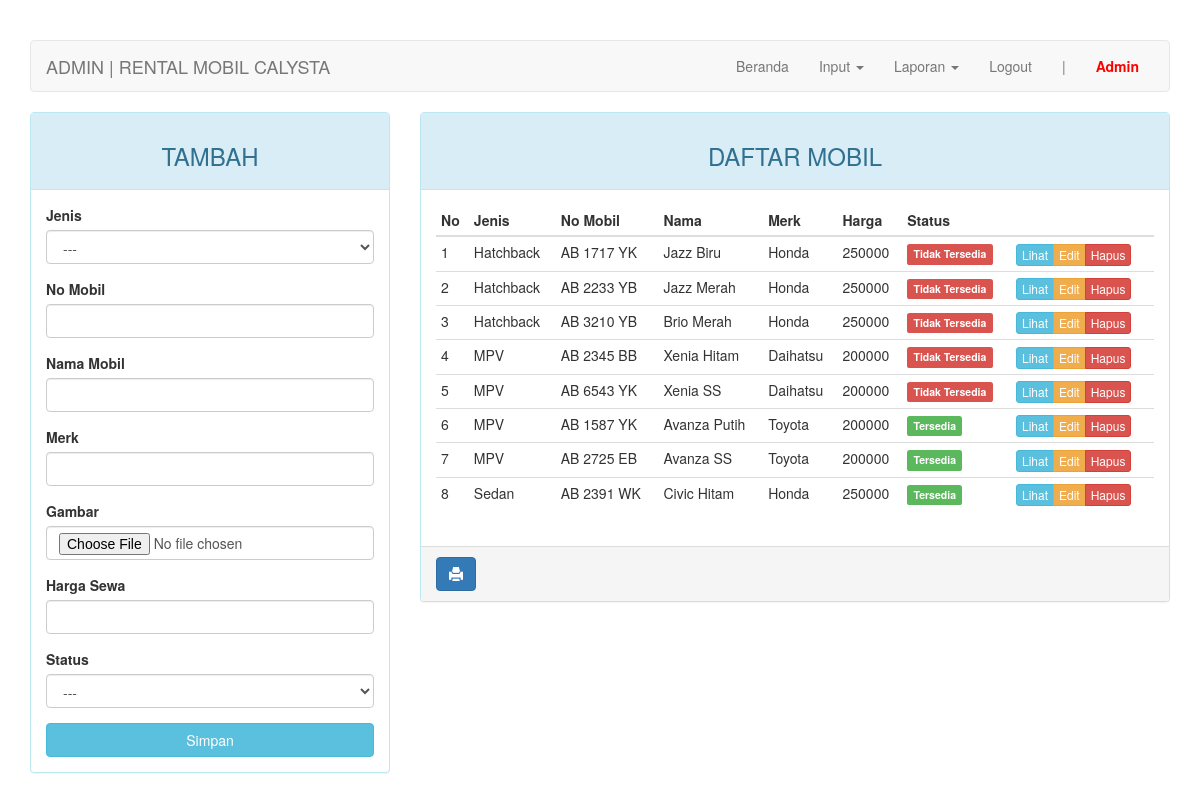
The app's page /admin/index.php?page=mobil (signed in), older data.
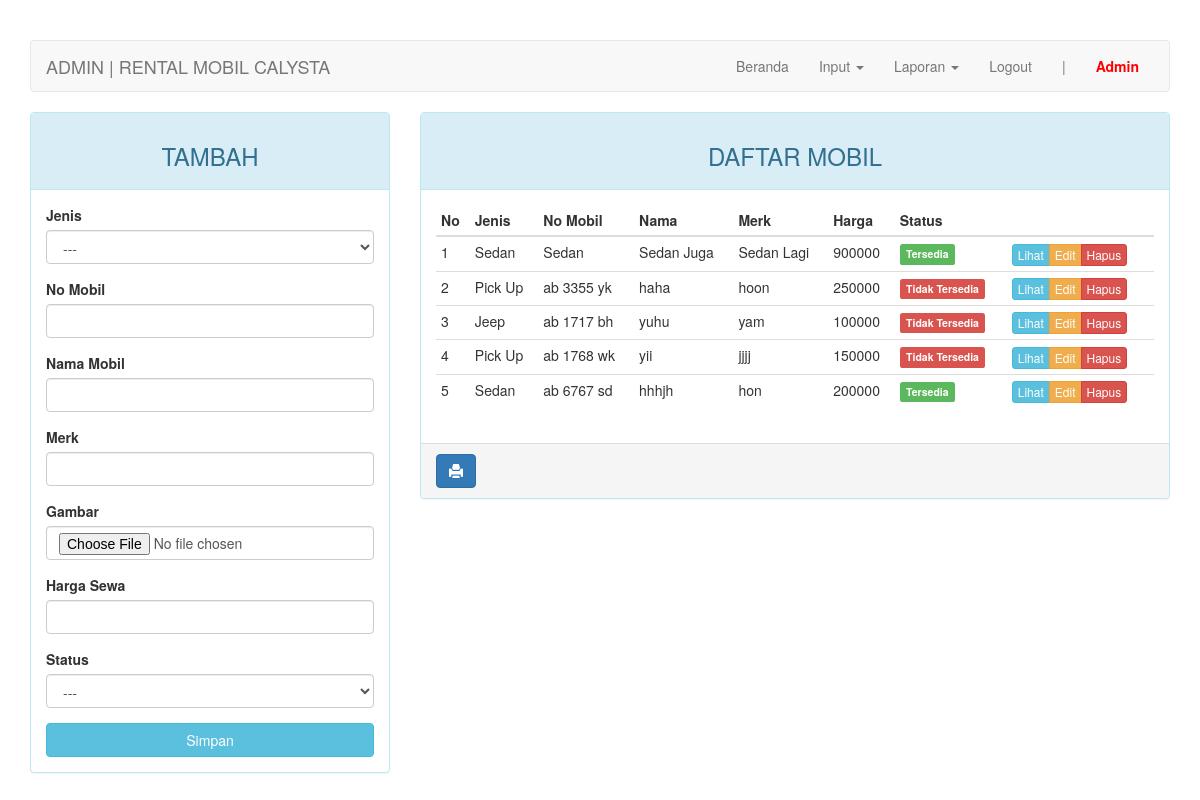
The same page, newer data.
### tables this page shows
CREATE TABLE `mobil` (
  `id_mobil` int(11) NOT NULL,
  `id_jenis` int(4) NOT NULL,
  `no_mobil` varchar(10) NOT NULL,
  `merk` varchar(20) NOT NULL,
  `nama_mobil` varchar(30) NOT NULL,
  `gambar` varchar(100) NOT NULL,
  `harga` int(7) NOT NULL,
  `status` enum('0','1') NOT NULL
);

CREATE TABLE `jenis` (
  `id_jenis` int(4) NOT NULL,
  `nama` varchar(30) NOT NULL
);

### admin/page/mobil.php (the view, shortened to what this page needs)
<?php
$update = (isset($_GET['action']) AND $_GET['action'] == 'update') ? true : false;
?>
<div class="row">
	<div class="col-md-4 hidden-print">
	    <div class="panel panel-<?= ($update) ? "warning" : "info" ?>">
	        <div class="panel-heading"><h3 class="text-center"><?= ($update) ? "EDIT" : "TAMBAH" ?></h3></div>
	        <div class="panel-body">
	            <form action="<?=$_SERVER['REQUEST_URI']?>" method="POST" enctype="multipart/form-data">
	                <div class="form-group">
	                    <label for="id_jenis">Jenis</label>
											<select class="form-control" name="id_jenis">
												<option>---</option>
											</select>
	                </div>
	                <div class="form-group">
	                    <label for="no_mobil">No Mobil</label>
	                    <input type="text" name="no_mobil" class="form-control" <?= (!$update) ?: 'value="'.$row["no_mobil"].'"' ?>>
	                </div>
	                <div class="form-group">
	                    <label for="nama_mobil">Nama Mobil</label>
	                    <input type="text" name="nama_mobil" class="form-control" <?= (!$update) ?: 'value="'.$row["nama_mobil"].'"' ?>>
	                </div>
	                <div class="form-group">
	                    <label for="merk">Merk</label>
	                    <input type="text" name="merk" class="form-control" <?= (!$update) ?: 'value="'.$row["merk"].'"' ?>>
	                </div>
	                <div class="form-group">
	                    <label for="gambar">Gambar</label>
	                    <input type="file" name="gambar" class="form-control">
	                </div>
	                <div class="form-group">
	                    <label for="harga">Harga Sewa</label>
	                    <input type="text" name="harga" class="form-control" <?= (!$update) ?: 'value="'.$row["harga"].'"' ?>>
	                </div>
	                <div class="form-group">
	                    <label for="status">Status</label>
											<select class="form-control" name="status">
												<option>---</option>
											</select>
	                </div>
	                <button type="submit" class="btn btn-<?= ($update) ? "warning" : "info" ?> btn-block">Simpan</button>
	            </form>
	        </div>
	    </div>
	</div>
	<div class="col-md-8">
	    <div class="panel panel-info">
	        <div class="panel-heading"><h3 class="text-center">DAFTAR MOBIL</h3></div>
	        <div class="panel-body">
	            <table class="table table-condensed">
	                <thead>
	                    <tr>
	                        <th>No</th>
	                        <th>Jenis</th>
	                        <th>No Mobil</th>
	                        <th>Nama</th>
	                        <th>Merk</th>
	                        <th>Harga</th>
	                        <th>Status</th>
	                        <th class="hidden-print"></th>
	                    </tr>
	                </thead>
	                <tbody>
	                    <?php $no = 1; ?>
	                    <?php if ($query = $connection->query("SELECT * FROM mobil JOIN jenis USING(id_jenis)")): ?>
	                        <?php while($row = $query->fetch_assoc()): ?>
	                        <tr>
	                            <td><?=$no++?></td>
															<td><?=$row['nama']?></td>
															<td><?=$row['no_mobil']?></td>
															<td><?=$row['nama_mobil']?></td>
															<td><?=$row['merk']?></td>
															<td><?=$row['harga']?></td>
															<td><span class="label label-<?=($row['status']) ? "success" : "danger" ?>"><?=($row['status']) ? "Tersedia" : "Tidak Tersedia" ?></span></td>
	                            <td class="hidden-print">
	                                <div class="btn-group">
	                                    <a href="../assets/img/mobil/<?=$row['gambar']?>" class="btn btn-info btn-xs fancybox">Lihat</a>
	                                    <a href="?page=mobil&action=update&key=<?=$row['id_mobil']?>" class="btn btn-warning btn-xs">Edit</a>
	                                    <a href="?page=mobil&action=delete&key=<?=$row['id_mobil']?>" class="btn btn-danger btn-xs">Hapus</a>
	                                </div>
	                            </td>
	                        </tr>
	                        <?php endwhile ?>
	                    <?php endif ?>
	                </tbody>
	            </table>
	        </div>
			    <div class="panel-footer hidden-print">
			        <a onClick="window.print();return false" class="btn btn-primary"><i class="glyphicon glyphicon-print"></i></a>
			    </div>
	    </div>
	</div>
</div>

### admin/index.php (shortened to what this page needs)
<?php
require_once "../config.php";
?>
<!DOCTYPE html>
<html lang="en">
<head>
    <link rel="stylesheet" href="../assets/css/bootstrap.min.css">
    <link rel="stylesheet" href="../assets/fancybox/source/jquery.fancybox.css" type="text/css" media="screen" />
    <link rel="stylesheet" href="../assets/fancybox/source/helpers/jquery.fancybox-buttons.css" type="text/css" media="screen" />
    <link rel="stylesheet" href="../assets/fancybox/source/helpers/jquery.fancybox-thumbs.css" type="text/css" media="screen" />
</head>
<body>
    <div class="container">
        <nav class="navbar navbar-default">
            <div class="container-fluid">
                <div class="navbar-header">
                    <a class="navbar-brand" href="#">ADMIN | RENTAL MOBIL CALYSTA</a>
                </div>
                <div class="collapse navbar-collapse" id="bs-example-navbar-collapse-1">
                    <ul class="nav navbar-nav navbar-right">
                        <li><a href="?page=home">Beranda <span class="sr-only">(current)</span></a></li>
                        <li class="dropdown">
                          <a href="#" class="dropdown-toggle" data-toggle="dropdown" role="button" aria-haspopup="true" aria-expanded="false">Input <span class="caret"></span></a>
                        </li>
                        <li class="dropdown">
                          <a href="#" class="dropdown-toggle" data-toggle="dropdown" role="button" aria-haspopup="true" aria-expanded="false">Laporan <span class="caret"></span></a>
                        </li>
                        <li><a href="logout.php">Logout</a></li>
                        <li><a href="#">|</a></li>
                        <li><a href="#" style="font-weight: bold; color: red;"><?= ucfirst($_SESSION["admin"]["username"]) ?></a></li>
                    </ul>
                </div>
            </div>
        </nav>
        <div class="row">
            <div class="col-md-12">
              <?php include adminPage($_ADMINPAGE); ?>
            </div>
        </div>
    </div>
</body>
</html>

### admin/index.php (style rules this page uses)
body { margin-top: 40px; }

Row changes from the older to the newer data that the page shows:
removed mobil: id_jenis.nama "Hatchback", no_mobil "AB 2233 YB", nama_mobil "Jazz Merah", merk "Honda", harga "250000", status "Tidak Tersedia"
removed mobil: id_jenis.nama "Hatchback", no_mobil "AB 3210 YB", nama_mobil "Brio Merah", merk "Honda", harga "250000", status "Tidak Tersedia"
removed mobil: id_jenis.nama "MPV", no_mobil "AB 2345 BB", nama_mobil "Xenia Hitam", merk "Daihatsu", harga "200000", status "Tidak Tersedia"
removed mobil: id_jenis.nama "MPV", no_mobil "AB 6543 YK", nama_mobil "Xenia SS", merk "Daihatsu", harga "200000", status "Tidak Tersedia"
removed mobil: id_jenis.nama "MPV", no_mobil "AB 1587 YK", nama_mobil "Avanza Putih", merk "Toyota", harga "200000", status "Tersedia"
removed mobil: id_jenis.nama "MPV", no_mobil "AB 2725 EB", nama_mobil "Avanza SS", merk "Toyota", harga "200000", status "Tersedia"
removed mobil: id_jenis.nama "Sedan", no_mobil "AB 2391 WK", nama_mobil "Civic Hitam", merk "Honda", harga "250000", status "Tersedia"
added mobil: id_jenis.nama "Sedan", no_mobil "Sedan", nama_mobil "Sedan Juga", merk "Sedan Lagi", harga "900000", status "Tersedia"
added mobil: id_jenis.nama "Pick Up", no_mobil "ab 3355 yk", nama_mobil "haha", merk "hoon", harga "250000", status "Tidak Tersedia"
added mobil: id_jenis.nama "Jeep", no_mobil "ab 1717 bh", nama_mobil "yuhu", merk "yam", harga "100000", status "Tidak Tersedia"
added mobil: id_jenis.nama "Pick Up", no_mobil "ab 1768 wk", nama_mobil "yii", merk "jjjj", harga "150000", status "Tidak Tersedia"
changed mobil: id_jenis.nama "Hatchback" → "Sedan"; no_mobil "AB 1717 YK" → "ab 6767 sd"; nama_mobil "Jazz Biru" → "hhhjh"; merk "Honda" → "hon"; harga "250000" → "200000"; status "Tidak Tersedia" → "Tersedia"
